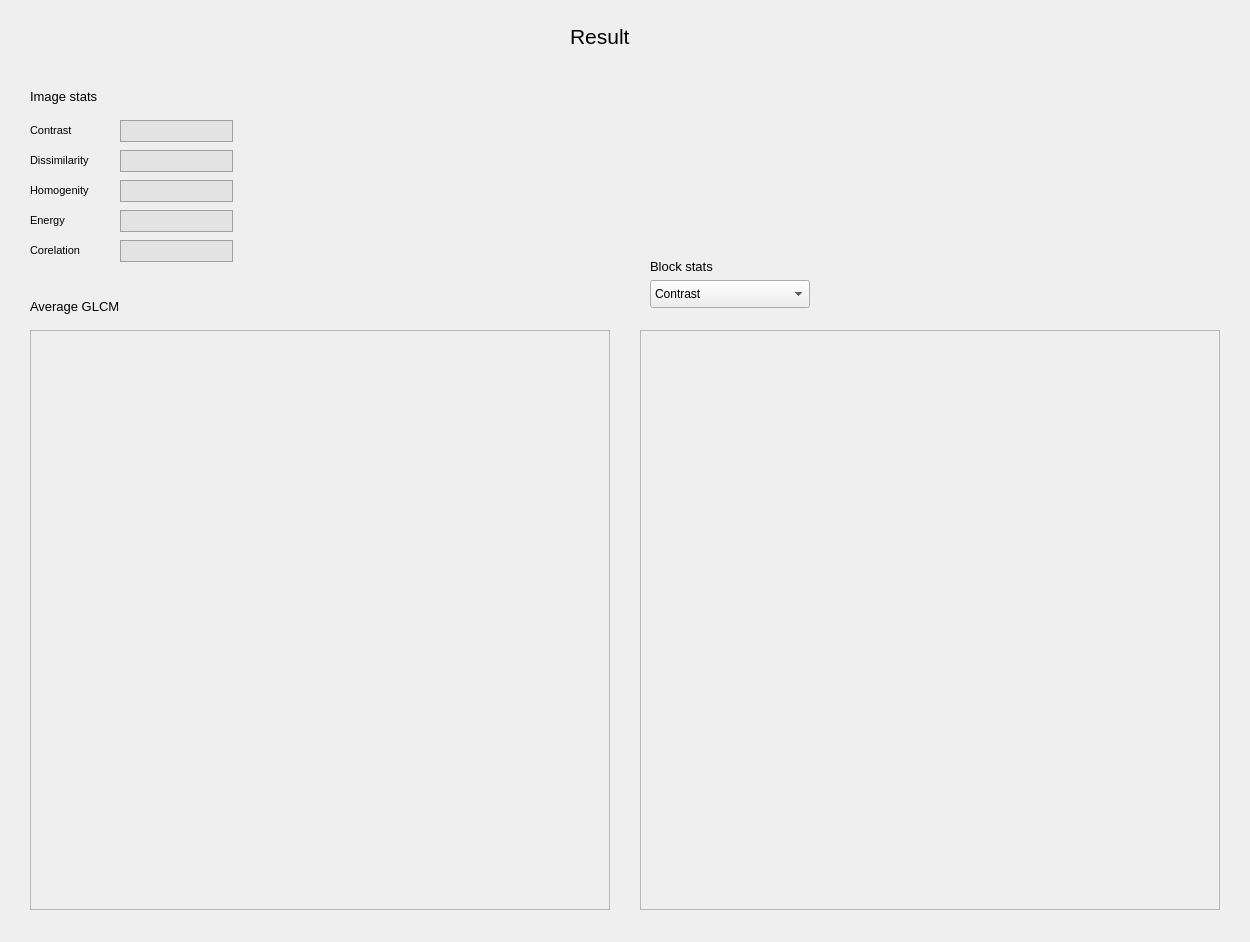
<?xml version="1.0" encoding="UTF-8"?>
<ui version="4.0">
 <class>MainWindow</class>
 <widget class="QMainWindow" name="MainWindow">
  <property name="geometry">
   <rect>
    <x>0</x>
    <y>0</y>
    <width>1250</width>
    <height>942</height>
   </rect>
  </property>
  <property name="windowTitle">
   <string>MainWindow</string>
  </property>
  <widget class="QWidget" name="centralwidget">
   <widget class="QLabel" name="title">
    <property name="geometry">
     <rect>
      <x>570</x>
      <y>20</y>
      <width>71</width>
      <height>32</height>
     </rect>
    </property>
    <property name="font">
     <font>
      <pointsize>16</pointsize>
      <weight>50</weight>
      <bold>false</bold>
     </font>
    </property>
    <property name="layoutDirection">
     <enum>Qt::LeftToRight</enum>
    </property>
    <property name="text">
     <string>Result</string>
    </property>
   </widget>
   <widget class="QLabel" name="image_stats_label">
    <property name="geometry">
     <rect>
      <x>30</x>
      <y>80</y>
      <width>101</width>
      <height>32</height>
     </rect>
    </property>
    <property name="font">
     <font>
      <pointsize>10</pointsize>
     </font>
    </property>
    <property name="text">
     <string>Image stats</string>
    </property>
   </widget>
   <widget class="QLabel" name="contrast_label">
    <property name="geometry">
     <rect>
      <x>30</x>
      <y>115</y>
      <width>70</width>
      <height>30</height>
     </rect>
    </property>
    <property name="font">
     <font>
      <pointsize>8</pointsize>
     </font>
    </property>
    <property name="text">
     <string>Contrast</string>
    </property>
   </widget>
   <widget class="QLineEdit" name="contrast_input">
    <property name="geometry">
     <rect>
      <x>120</x>
      <y>120</y>
      <width>113</width>
      <height>22</height>
     </rect>
    </property>
    <property name="styleSheet">
     <string notr="true">background-color: #e3e3e3;
border: 1px solid #a0a0a0</string>
    </property>
   </widget>
   <widget class="QLineEdit" name="dissimilarity_input">
    <property name="geometry">
     <rect>
      <x>120</x>
      <y>150</y>
      <width>113</width>
      <height>22</height>
     </rect>
    </property>
    <property name="styleSheet">
     <string notr="true">background-color: #e3e3e3;
border: 1px solid #a0a0a0</string>
    </property>
   </widget>
   <widget class="QLabel" name="dissimilarity_label">
    <property name="geometry">
     <rect>
      <x>30</x>
      <y>145</y>
      <width>70</width>
      <height>30</height>
     </rect>
    </property>
    <property name="font">
     <font>
      <pointsize>8</pointsize>
     </font>
    </property>
    <property name="text">
     <string>Dissimilarity</string>
    </property>
   </widget>
   <widget class="QLineEdit" name="homogenity_input">
    <property name="geometry">
     <rect>
      <x>120</x>
      <y>180</y>
      <width>113</width>
      <height>22</height>
     </rect>
    </property>
    <property name="styleSheet">
     <string notr="true">background-color: #e3e3e3;
border: 1px solid #a0a0a0</string>
    </property>
   </widget>
   <widget class="QLabel" name="homogenity_label">
    <property name="geometry">
     <rect>
      <x>30</x>
      <y>175</y>
      <width>70</width>
      <height>30</height>
     </rect>
    </property>
    <property name="font">
     <font>
      <pointsize>8</pointsize>
     </font>
    </property>
    <property name="text">
     <string>Homogenity</string>
    </property>
   </widget>
   <widget class="QLineEdit" name="energy_input">
    <property name="geometry">
     <rect>
      <x>120</x>
      <y>210</y>
      <width>113</width>
      <height>22</height>
     </rect>
    </property>
    <property name="styleSheet">
     <string notr="true">background-color: #e3e3e3;
border: 1px solid #a0a0a0</string>
    </property>
   </widget>
   <widget class="QLineEdit" name="corelation_input">
    <property name="geometry">
     <rect>
      <x>120</x>
      <y>240</y>
      <width>113</width>
      <height>22</height>
     </rect>
    </property>
    <property name="styleSheet">
     <string notr="true">background-color: #e3e3e3;
border: 1px solid #a0a0a0</string>
    </property>
   </widget>
   <widget class="QLabel" name="energy_label">
    <property name="geometry">
     <rect>
      <x>30</x>
      <y>205</y>
      <width>70</width>
      <height>30</height>
     </rect>
    </property>
    <property name="font">
     <font>
      <pointsize>8</pointsize>
     </font>
    </property>
    <property name="text">
     <string>Energy</string>
    </property>
   </widget>
   <widget class="QLabel" name="corelation_label">
    <property name="geometry">
     <rect>
      <x>30</x>
      <y>235</y>
      <width>70</width>
      <height>30</height>
     </rect>
    </property>
    <property name="font">
     <font>
      <pointsize>8</pointsize>
     </font>
    </property>
    <property name="text">
     <string>Corelation</string>
    </property>
   </widget>
   <widget class="QScrollArea" name="average_glcm_image_area">
    <property name="geometry">
     <rect>
      <x>30</x>
      <y>330</y>
      <width>580</width>
      <height>580</height>
     </rect>
    </property>
    <property name="widgetResizable">
     <bool>true</bool>
    </property>
    <widget class="QWidget" name="scrollAreaWidgetContents">
     <property name="geometry">
      <rect>
       <x>0</x>
       <y>0</y>
       <width>578</width>
       <height>578</height>
      </rect>
     </property>
    </widget>
   </widget>
   <widget class="QLabel" name="block_stats_label">
    <property name="geometry">
     <rect>
      <x>650</x>
      <y>250</y>
      <width>91</width>
      <height>32</height>
     </rect>
    </property>
    <property name="font">
     <font>
      <pointsize>10</pointsize>
     </font>
    </property>
    <property name="text">
     <string>Block stats</string>
    </property>
   </widget>
   <widget class="QComboBox" name="block_options_input">
    <property name="geometry">
     <rect>
      <x>650</x>
      <y>280</y>
      <width>160</width>
      <height>28</height>
     </rect>
    </property>
    <item>
     <property name="text">
      <string>Contrast</string>
     </property>
    </item>
    <item>
     <property name="text">
      <string>Dissimilarity</string>
     </property>
    </item>
    <item>
     <property name="text">
      <string>Homogenity</string>
     </property>
    </item>
    <item>
     <property name="text">
      <string>Energy</string>
     </property>
    </item>
    <item>
     <property name="text">
      <string>Corelation</string>
     </property>
    </item>
   </widget>
   <widget class="QScrollArea" name="block_result_image_area">
    <property name="geometry">
     <rect>
      <x>640</x>
      <y>330</y>
      <width>580</width>
      <height>580</height>
     </rect>
    </property>
    <property name="widgetResizable">
     <bool>true</bool>
    </property>
    <widget class="QWidget" name="scrollAreaWidgetContents_2">
     <property name="geometry">
      <rect>
       <x>0</x>
       <y>0</y>
       <width>578</width>
       <height>578</height>
      </rect>
     </property>
    </widget>
   </widget>
   <widget class="QLabel" name="averave_glcm_image_label">
    <property name="geometry">
     <rect>
      <x>30</x>
      <y>290</y>
      <width>111</width>
      <height>32</height>
     </rect>
    </property>
    <property name="font">
     <font>
      <pointsize>10</pointsize>
     </font>
    </property>
    <property name="text">
     <string>Average GLCM</string>
    </property>
   </widget>
  </widget>
 </widget>
 <resources/>
 <connections/>
</ui>
